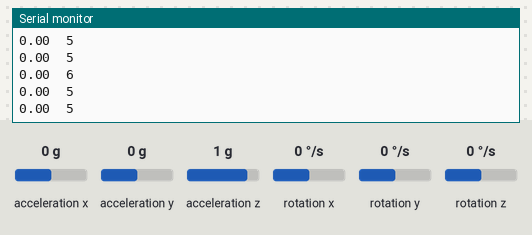
A sketch run on a simulated Arduino Uno, built with avr-gcc and run on an emulated ATmega328P. Shown: the last lines printed to the serial monitor. The inputs (shaded band) are chosen by the test bench; at power-on: rotation z 0 °/s, acceleration x 0 g, acceleration y 0 g, acceleration z 1 g, rotation x 0 °/s, rotation y 0 °/s.

Above: at 3.2 s.
3.3 s: rotation z set to -192 °/s
At 4.3 s:
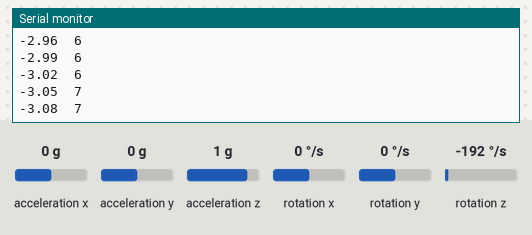
4.8 s: rotation z set to -100 °/s
At 5.7 s:
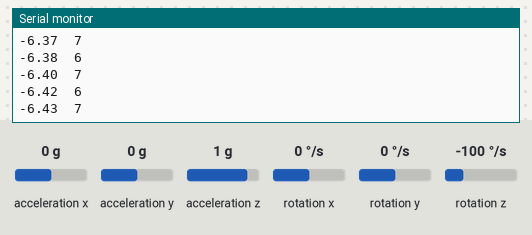
Timing chart, 0 to 7.8 s (numbered marks = the images above; inputs shaded):
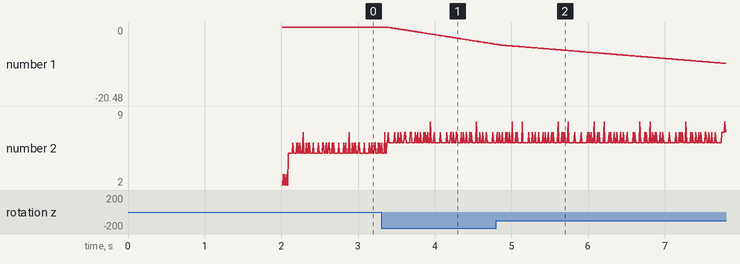

Measured:
- after the input at 3.3 s, the serial monitor: prints a new line after 0.07 s (image 1)
- plotted number 1: 0 → -4.77 after the input at 3.3 s

The sketch:

GetZ.ino
```cpp
// (licence header left out)
#include "Wire.h"
#include <MPU6050_light.h>
MPU6050 mpu(Wire);

void setup() {
  Serial.begin(9600);
  Wire.begin();

  byte status = mpu.begin();
  Serial.print(F("MPU6050 status: "));
  Serial.println(status);
  while (status != 0) { } // stop everything if could not connect to MPU6050

  Serial.println(F("Calculating offsets, do not move MPU6050"));
  delay(1000);
  mpu.calcOffsets(); // gyro and accelero
  Serial.println("Done!\n");
}

int getZ() {//0-360 градусов
  int b;
  if ((int)mpu.getAngleZ() % 360 < 0)b = 360 + ((int)mpu.getAngleZ()%360);
  else b = (int)mpu.getAngleZ()%360;
  return b;
}

int getZz(){
//0-180 -180-0 градусов
  int b;
  if((int)mpu.getAngleZ() % 360<-180)b=360+((int)mpu.getAngleZ() % 360);
  else if((int)mpu.getAngleZ() % 360>180)b=360-((int)mpu.getAngleZ() % 360);
  else b=(int)mpu.getAngleZ() % 360;
  return b;
  }
float jopa  = 0;
void loop() {
 unsigned long a = millis();
 mpu.update();
 jopa = (mpu.getAngleZ()*71)/4068;
  Serial.print(jopa);
   Serial.print(F("\t"));
 Serial.println(millis() - a);
}
```
